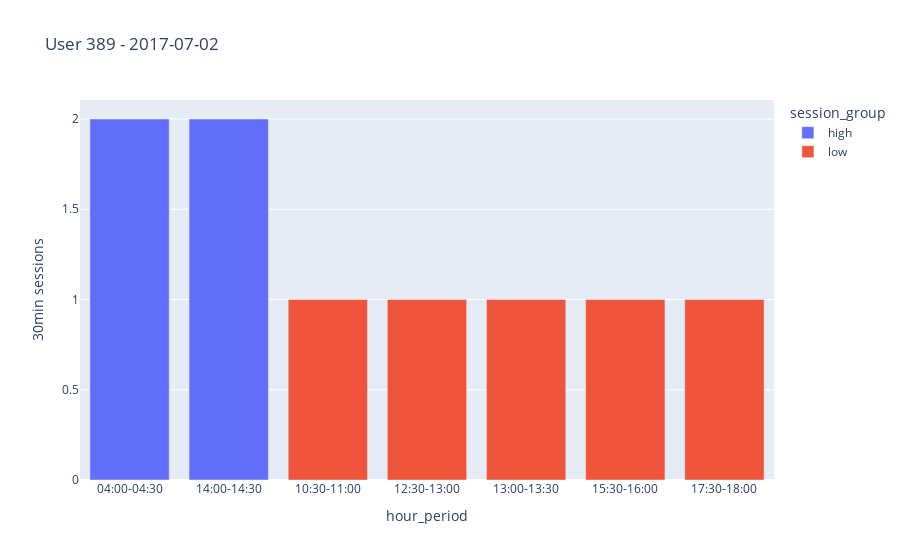

Notebook code for this chart:
### Code cell
bar_chart_sessions_389 = df_session[(df_session['user_id'] == 389) & (df_session['date'] == '2017-07-02')]

import plotly.express as px

# long_df = px.data.medals_long()

fig = px.bar(bar_chart_sessions_389, x="hour_period", y="30min sessions", color="session_group", title=f"User 389 - 2017-07-02")
fig.show()

### Figure 1 — Plotly figure (JSON) as saved in the notebook; plotly's stock layout.template omitted (floating-point values rounded to 4 significant figures)
{"data": [{"alignmentgroup": "True", "hovertemplate": "session_group=high<br>hour_period=%{x}<br>30min sessions=%{y}<extra></extra>", "legendgroup": "high", "marker": {"color": "#636efa", "pattern": {"shape": ""}}, "name": "high", "offsetgroup": "high", "orientation": "v", "showlegend": true, "textposition": "auto", "type": "bar", "x": ["04:00-04:30", "14:00-14:30"], "xaxis": "x", "y": [2, 2], "yaxis": "y"}, {"alignmentgroup": "True", "hovertemplate": "session_group=low<br>hour_period=%{x}<br>30min sessions=%{y}<extra></extra>", "legendgroup": "low", "marker": {"color": "#EF553B", "pattern": {"shape": ""}}, "name": "low", "offsetgroup": "low", "orientation": "v", "showlegend": true, "textposition": "auto", "type": "bar", "x": ["10:30-11:00", "12:30-13:00", "13:00-13:30", "15:30-16:00", "17:30-18:00"], "xaxis": "x", "y": [1, 1, 1, 1, 1], "yaxis": "y"}], "layout": {"barmode": "relative", "legend": {"title": {"text": "session_group"}, "tracegroupgap": 0}, "title": {"text": "User 389 - 2017-07-02"}, "xaxis": {"anchor": "y", "domain": [0, 1], "title": {"text": "hour_period"}}, "yaxis": {"anchor": "x", "domain": [0, 1], "title": {"text": "30min sessions"}}}}
